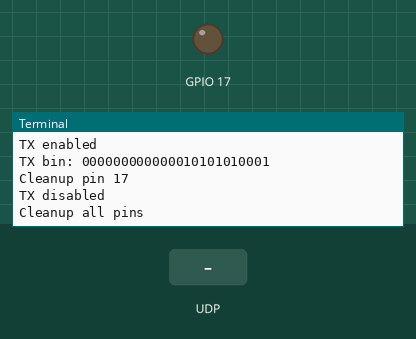
Simulated run of this program. Board: Raspberry Pi (BCM pin numbers). On the bench: output pins drawn as LEDs (lit = HIGH), the last lines printed to the terminal. Inputs (shaded band) come from the test bench. The clock reads 2024-03-15 10:24:30 at power-on unless the program sets it.

Above: at 1.6 s.
1.7 s: UDP packet "0" arrives
At 2.09 s:
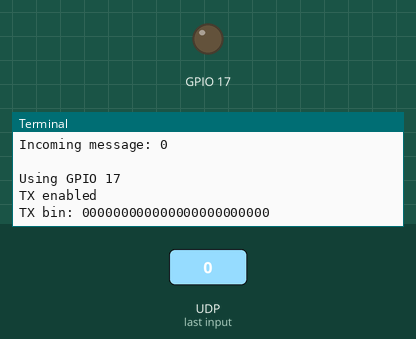
3.2 s: UDP packet "1" arrives
At 3.42 s:
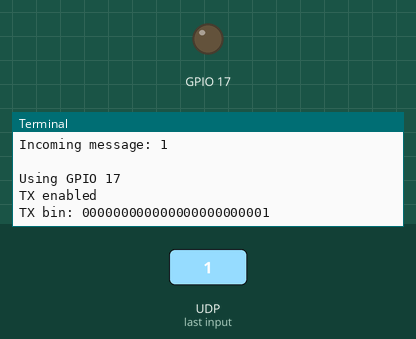

Measured:
- after the input at 1.7 s, the terminal: prints a new line at once (image 1)
- after the input at 3.2 s, the terminal: prints a new line at once (image 2)

The program:

server.py
```python
#!/usr/bin/env python3

"""
	Rpi Server

author:		Michael Binder
dependencies:	tcp.py, RPi.GPIO, sys
description:	Establishes a connection via Tcp/Ip in the local network
		and waits for messages sent from the app.
		Then it evaluates those messages and sends them via the connected 433MHz RF-Module
		to the 433MHz receivers (eg. 433MHz outlets)
"""

from tcp import Tcp
import RPi.GPIO as gpio
import sys

from rfDevice import RFDevice


myTcp=Tcp(port=5000, bufferLen=1024, ip="0.0.0.0")
myTcp.bindSocket("0.0.0.0")


def isOutputPinHigh(pin):
    return gpio.input(pin)


print("Server running:")
print("")

rfdevice = RFDevice(17)
rfdevice.enable_tx()
success=rfdevice.tx_code(1361)
rfdevice.cleanup()

try:
	while True:
		msg=myTcp.recvMsg()
		print("")
		print("Incoming message: "+msg)
		print("")

		# transmit the actual code received from the app via rf module
		rfdevice = RFDevice(17)
		rfdevice.enable_tx()
		success=rfdevice.tx_code(int(msg))
		rfdevice.cleanup()

except KeyboardInterrupt:
	gpio.cleanup()
	print("Exit")

sys.exit()
```

tcp.py
```python
#!/usr/bin/env python3

from socket import socket, gethostbyname, AF_INET, SOCK_DGRAM

class Tcp():
    def __init__(self, ip, port, bufferLen):
        # ip="192.168.178.42"
        # port=5000
        # bufferLen=1024
        self._SERVER_IP=ip
        self._PORT=port
        self._SIZE=bufferLen
        self._tcpSocket=socket( AF_INET, SOCK_DGRAM )

    def sendMsg(self, msg):
        data=msg.encode("utf-8")
        self._tcpSocket.sendto(data, (self._SERVER_IP, self._PORT))

    def recvMsg(self):
        (data, addr)=self._tcpSocket.recvfrom(self._SIZE)
        strMsg=data.decode("utf-8")
        return strMsg

    # must only be called by the server app (hostName="0.0.0.0")
    def bindSocket(self, hostName):
        hostName=gethostbyname(hostName)
        self._tcpSocket.bind((hostName, self._PORT))
```

rfDevice.py
```python
#!/usr/bin/env python3

from RPi import GPIO
import time


MAX_CHANGES = 67
PULSE_LENGTH=350
SYNC_HIGH=1
SYNC_LOW=31
ZERO_HIGH=1
ZERO_LOW=3
ONE_HIGH=3
ONE_LOW=1

class RFDevice:
	def __init__(self, gpio):
		self.gpio = gpio
		# tx
		self.tx_enabled=False
		self.tx_pulselength=PULSE_LENGTH
		self.tx_repeat=10
		self.tx_length=24
		# rx
		self.rx_enabled=False
		self.rx_tolerance=80
		# internals
		self._rx_timings=[0] * (MAX_CHANGES + 1)
		self._rx_last_timestamp=0
		self._rx_change_count=0
		self._rx_repeat_count=0
		# output values
		self.rx_code = None
		self.rx_code_timestamp = None
		self.rx_bitlength = None
		self.rx_pulselength = None

		GPIO.setmode(GPIO.BCM)
		print("Using GPIO " + str(gpio))

	# Disable TX and RX and clean up GPIO or cleanup the given pin
	# Internally, GPIO.cleanup() sets all pins to input pins for safety
	def cleanup(self, pin=None):
		if not pin:
			if self.tx_enabled:
				self.disable_tx()
			if self.rx_enabled:
				self.disable_rx()
			print("Cleanup all pins")
			GPIO.cleanup()
		else:
			print("Cleanup pin "+str(pin))
			GPIO.setup(pin, GPIO.IN)

	def enable_tx(self):
		# Enable TX, set up GPIO
		if self.rx_enabled:
			print("Pin: "+str(self.gpio)+" already set as RX")
			return False
		if not self.tx_enabled:
			self.tx_enabled=True
			GPIO.setup(self.gpio, GPIO.OUT)
			print("TX enabled")
		return True

	# Disable TX, reset GPIO
	def disable_tx(self):
		if self.tx_enabled:
			self.cleanup(self.gpio)
			self.tx_enabled=False
			print("TX disabled")
		return True

	# Send
	def send(self, code):
		self.enable_tx()
		success=self.tx_code(code)
		#self.cleanup()
		return(success)

	# Receive
	def recv(self):
		pass

	# Send a decimal code
	def tx_code(self, code):
		rawcode=format(code, "#0{}b".format(self.tx_length + 2))[2:]
		return self.tx_bin(rawcode)

	# Send a binary code
	def tx_bin(self, rawcode):
		print("TX bin: "+str(rawcode))
		for _ in range(0, self.tx_repeat):
			for bit in range(0, self.tx_length):
				if rawcode[bit]=="0":
					if not self.tx_l0():
						return False
				elif rawcode[bit]=="1":
					if not self.tx_l1():
						return False
			if not self.tx_sync():
				return False
		return True

	# Send a '0' bit
	def tx_l0(self):
		return self.tx_waveform(ZERO_HIGH,ZERO_LOW)

	# Send a '1' bit
	def tx_l1(self):
		return self.tx_waveform(ONE_HIGH,ONE_LOW)

	# Send a sync
	def tx_sync(self):
		return self.tx_waveform(SYNC_HIGH,SYNC_LOW)

	# Send basic waveform
	def tx_waveform(self, highpulses, lowpulses):
		if not self.tx_enabled:
			print("TX is not enabled, not sending data")
			return False
		GPIO.output(self.gpio, GPIO.HIGH)
		self._sleep((highpulses * self.tx_pulselength) / 1000000)
		GPIO.output(self.gpio, GPIO.LOW)
		self._sleep((lowpulses * self.tx_pulselength) / 1000000)
		return True

	# Enable RX, set up GPIO and add event detection
	def enable_rx(self):
		if self.tx_enabled:
			print("Pin: "+str(self.gpio)+" already set as TX")
			return False
		if not self.rx_enabled:
			self.rx_enabled=True
			GPIO.setup(self.gpio, GPIO.IN)
			GPIO.add_event_detect(self.gpio, GPIO.BOTH)
			GPIO.add_event_callback(self.gpio, self.rx_callback)
			print("RX enabled")
		return True

	# Disable RX, remove GPIO event detection
	def disable_rx(self):
		if self.rx_enabled:
			GPIO.remove_event_detect(self.gpio)
			self.rx_enabled = False
			print("RX disabled")
		return True

	# RX callback for GPIO event detection
	def rx_callback(self, gpio):
		timestamp=int(time.perf_counter()*1000000)
		duration=timestamp-self._rx_last_timestamp

		if duration>5000:
			if duration-self._rx_timings[0] < 200:
				self._rx_repeat_count+=1
				self._rx_change_count-=1
				if self._rx_repeat_count==2:
					if self._rx_waveform(self._rx_change_count, timestamp):
						print("RX code " + str(self.rx_code))
					self._rx_repeat_count=0
			self._rx_change_count=0

		if self._rx_change_count >= MAX_CHANGES:
			self._rx_change_count = 0
			self._rx_repeat_count = 0
		self._rx_timings[self._rx_change_count] = duration
		self._rx_change_count += 1
		self._rx_last_timestamp = timestamp

	# Format code
	def _rx_waveform(self, change_count, timestamp):
		code = 0
		delay = int(self._rx_timings[0] / SYNC_LOW)
		delay_tolerance = delay * self.rx_tolerance / 100

		for i in range(1, change_count, 2):
			if (self._rx_timings[i] - delay * ZERO_HIGH < delay_tolerance and
					self._rx_timings[i+1] - delay * ZERO_LOW < delay_tolerance):
				code <<= 1
			elif (self._rx_timings[i] - delay * ONE_HIGH < delay_tolerance and
				  self._rx_timings[i+1] - delay * ONE_LOW < delay_tolerance):
				code <<= 1
				code |= 1
			else:
				return False

		if self._rx_change_count > 6 and code != 0:
			self.rx_code = code
			self.rx_code_timestamp = timestamp
			self.rx_bitlength = int(change_count / 2)
			self.rx_pulselength = delay
			return True

		return False

	def _sleep(self, delay):
		_delay = delay / 100
		end = time.time() + delay - _delay
		while time.time() < end:
			time.sleep(_delay)
```
